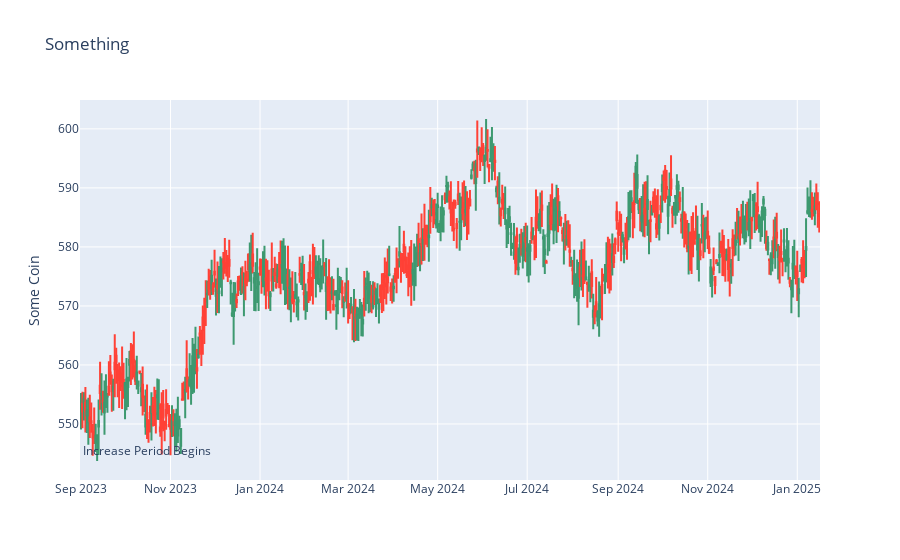

Source (notebook cell):
### Code cell
import plotly.graph_objects as go

df["Date"] = pd.to_datetime(df.Date)

fig = go.Figure(data=[go.Candlestick(x=df['Date'],
                open=df['Open'], high=df['High'],
                low=df['Low'], close=df['Close'])
                      ])

fig.update_layout(
    title=dict(text='Something'),
    yaxis=dict(
      title=dict(
        text='Some Coin'
        )
    ),
    shapes = [dict(
        x0='2023-09-01', x1='2023-09-01', y0=300, y1=1000, xref='x', yref='paper',
        line_width=2)],
    annotations=[dict(
        x='2023-09-01', y=0.05, xref='x', yref='paper',
        showarrow=False, xanchor='left', text='Increase Period Begins')],
    xaxis_rangeslider_visible=False
)

fig.show()

### Figure 1 — Plotly figure (JSON) as saved in the notebook; plotly's stock layout.template omitted (floating-point values rounded to 4 significant figures; data arrays with more than 128 entries replaced by an {"elided": "..."} marker saying what was removed)
{"data": [{"close": {"elided": "504 float values"}, "high": {"elided": "504 float values"}, "low": {"elided": "504 float values"}, "open": {"elided": "504 float values"}, "type": "candlestick", "x": {"elided": "504 str values"}}], "layout": {"annotations": [{"showarrow": false, "text": "Increase Period Begins", "x": "2023-09-01", "xanchor": "left", "xref": "x", "y": 0.05, "yref": "paper"}], "shapes": [{"line": {"width": 2}, "x0": "2023-09-01", "x1": "2023-09-01", "xref": "x", "y0": 300, "y1": 1000, "yref": "paper"}], "title": {"text": "Something"}, "xaxis": {"rangeslider": {"visible": false}}, "yaxis": {"title": {"text": "Some Coin"}}}}
